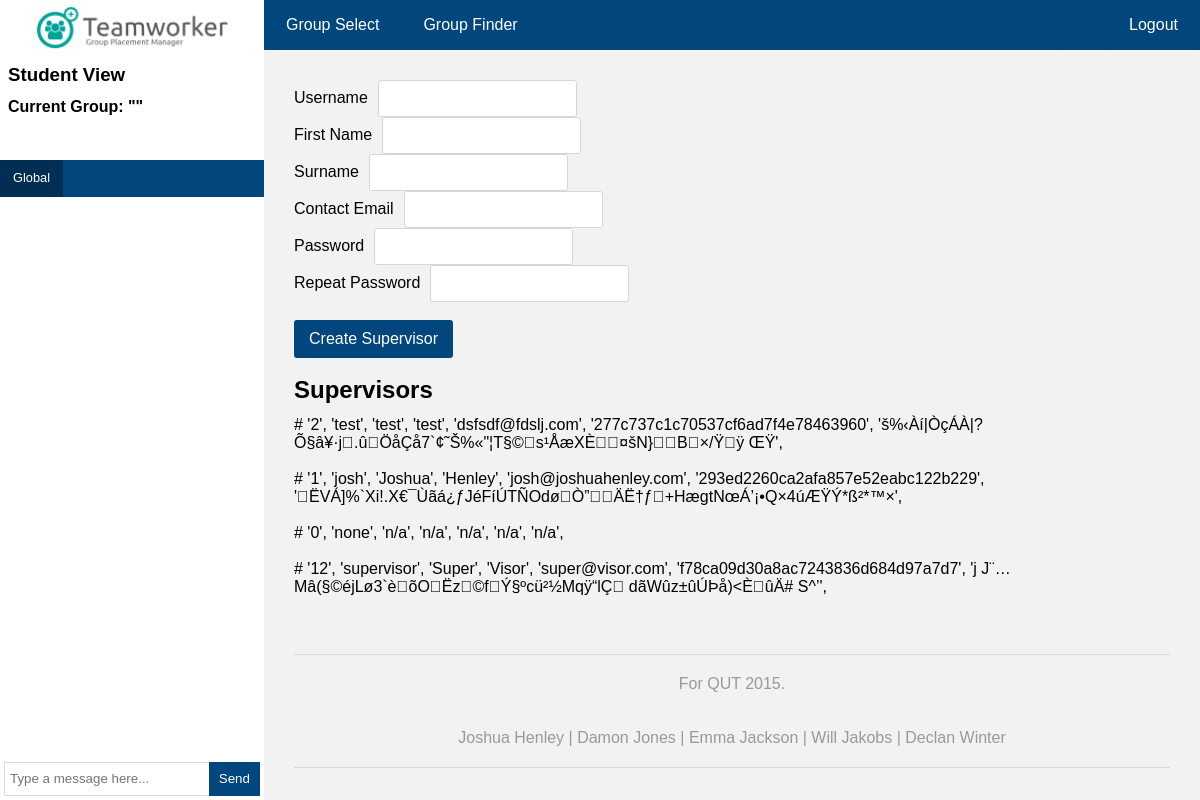
The app's page /supervisor/createSupervisor.php (signed in) with its own data.
### tables this page shows
CREATE TABLE IF NOT EXISTS `Supervisor` (
  `SupervisorID` int(11) NOT NULL,
  `Username` varchar(255) DEFAULT NULL,
  `FirstName` varchar(255) DEFAULT NULL,
  `Surname` varchar(255) DEFAULT NULL,
  `Email` varchar(255) DEFAULT NULL,
  `Password` varchar(255) DEFAULT NULL,
  `Salt` varchar(255) DEFAULT NULL
);

### core/database.php (called while the page is built, shortened)
<?php
	$mysqli = new mysqli('localhost', 'deamon_302', 'rip.Inplace2015', 'deamon_INB302');
	function arraySQL($sql){
		global $mysqli;
		$result = mysqli_query($mysqli,$sql);
		if($result != NULL){
			$a=array();
			while($row = mysqli_fetch_array($result,MYSQL_ASSOC)){
				array_push($a,$row);
			}
			return $a;
		}
		else{
			return 0;
		}
	}
?>

### supervisor/createSupervisor.php (the view, shortened to what this page needs)
<?php
	if(isset($_POST['username']) && isset($_POST['FirstName']) && isset($_POST['Surname']) && isset($_POST['Email']) && isset($_POST['password']) && isset($_POST['password2'])){
		$user = escapeSQL(strtolower($_POST['username']));
		$nplength = strlen($_POST['password']);
		if($nplength > 6){
			if(isset($_POST['password2'])){
				$salt = salt();
				$npass = encrypt($_POST['password'],$salt,$user);
				$npass2 = encrypt($_POST['password2'],$salt,$user);
				if($npass === $npass2){
					$un = escapeSQL(strtolower($_POST['username']));
					$fn = $_POST['FirstName'];
					$sn = $_POST['Surname'];
					$em = $_POST['Email'];
					if($un != "" && $fn != "" && $sn != "" && $em != ""){
						$res = runSQL("INSERT INTO Supervisor (Username, FirstName, Surname, Email, Password, Salt) VALUES('".$un."', '".$fn."', '".$sn."', '".$em."', '".$npass."','".$salt."')");
						if($res){ echo "Supervisor Created."; }
						else{ echo "Something went wrong."; }
					}
					else{
						echo "You missed some fields.";
					}
				}
			}
		}
	}
	else{?>
		<form action="" method="post">
			<label>Username</label><input type="text" name="username"><br>
			<label>First Name</label><input type="text" name="FirstName"><br>
			<label>Surname</label><input type="text" name="Surname"><br>
			<label>Contact Email</label><input type="email" name="Email"><br>
			<label>Password</label><input type="password" name="password"><br>
			<label>Repeat Password</label><input type="password" name="password2"><br><br>
			<input class="button button1" type="submit" value="Create Supervisor">
		</form>
	<?php }
		echo "<br><h2>Supervisors</h2>";
		$arr = arraySQL("SELECT * FROM Supervisor");
		foreach($arr as $item){
			echo "# ";
			foreach($item as $d){
				echo "'$d', ";
			}
			echo "<br><br>";
		}
?>

### style.css (style rules this page uses)
* { margin: 0; padding: 0; font-family: Arial, Helvetica, sans-serif; }
h1, h2, h3 { margin-bottom: 12px; }
input[type="password"], input[type="text"], input[type="email"], input[type="number"], input[type="tel"], .inputpadding, textarea { border-radius: 3px; border: 0; padding: 10px; border: 1px solid #d4d7da; }
label { padding-right: 10px; }
.button { border-radius: 3px; border: 0; padding: 10px 15px 10px 15px; cursor: pointer; cursor: hand; font-size: medium; font-weight: normal; }
.button1 { color: white; background-color: #01467d; text-decoration:none; }

### records on screen
supervisor: SupervisorID "2", d "test", Email "dsfsdf@fdslj.com", Password "277c737c1c70537cf6ad7f4e78463960", Salt "š%‹Àí|ÒçÁÀ|?Õ§â¥·j .û\u001bÖåÇå7`¢˜Š%«\"¦T§©\u0003s¹ÅæXÈ\u0012¤šN}\u000f\u0018B\u0003×/Ÿ\u0006ÿ ŒŸ"
supervisor: SupervisorID "1", Username "josh", FirstName "Joshua", Surname "Henley", Email "josh@joshuahenley.com", Password "293ed2260ca2afa857e52eabc122b229", Salt "\u0014ËVÁ]%`Xi!.X€¯Ùãá¿ƒJéFíÚTÑOdø\u0006Ò”\u000f ÄË†ƒ\u0002+HægtNœÁ’¡•Q×4ú­ÆŸÝ*ß²*™×"
supervisor: SupervisorID "0", Username "none", d "n/a"
supervisor: SupervisorID "12", Username "supervisor", FirstName "Super", Surname "Visor", Email "super@visor.com", Password "f78ca09d30a8ac7243836d684d97a7d7", Salt "j J¨…Mâ(§©éjLø3`è\u0003õO\u0013Ëz ©f\u000eÝ§ºcü²½Mqÿ“lÇ\u0015 dãWûz±ûÚÞå)<È ûÄ# S^’"
